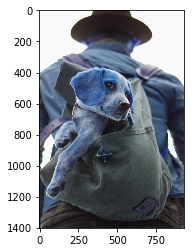
#> input picture Lab_1/index.png, 195 x 252 px
$ jupyter execute 1.2-Image-Basics.ipynb
#> lines starting #> are read from the running program, lines starting #| are printed output that depends on the picture
# Image Basics Assessment

## Complete the Tasks in bold below. Keep in mind, you may need to run some of these tasks as Python scripts.

----------
#### TASK: Open the *dog_backpack.jpg* image from any folder and display it in the notebook. Make sure to correct for the RGB order. The image can be pre-downloaded from Internet using wget command

[cell 1]
import matplotlib.pyplot as plt
import cv2
import numpy as np
from PIL import Image

[cell 2]
image = Image.open('./Lab_1/index.png')
#> image is the input picture: PIL image 195x252 RGBA; mean R, G, B, A 146.2, 150.8, 158.1, 168.5

[cell 3]
plt.imshow(image)

[cell 4]
npImage = np.array(image)
correctImg = cv2.cvtColor(npImage, cv2.COLOR_BGR2RGB)
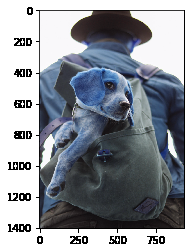
#> correctImg: shape (252, 195, 3); mean B, G, R 158.1, 150.8, 146.2
image = Image.fromarray(correctImg.astype(np.uint8))
plt.imshow(image)

#### TASK: Flip the image upside down and display it in the notebook.

[cell 5]
image.transpose(Image.FLIP_TOP_BOTTOM)
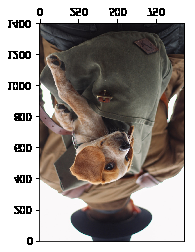
#> Out: PIL image 195x252 RGB; mean R, G, B 158.1, 150.8, 146.2

#### TASK: Draw an empty RED rectangle around the dogs face and display the image in the notebook.

[cell 6]
import matplotlib.patches as pt
fig, ax = plt.subplots()
rect = pt.Rectangle((70, 65), 63, 56, edgecolor='r', facecolor='none')
plt.imshow(image)
ax.add_patch(rect)
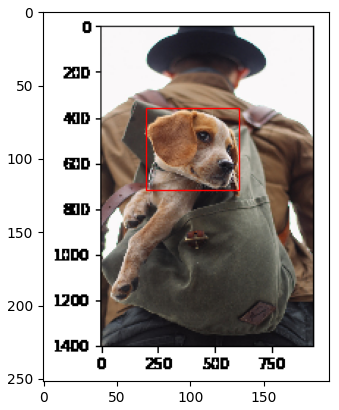
#> figure drawn by matplotlib, 1 panel

#### TASK: Draw a BLUE TRIANGLE in the middle of the image. The size and angle is up to you, but it should be a triangle (three sides) in any orientation.

[cell 7]
image = cv2.imread('./Lab_1/index.png')
pts = np.array([[110, 55], [70, 120], [150, 120]], np.int32)

isClosed = True
color = (0, 0, 255)
thickness = 2

image = cv2.polylines(image, [pts], isClosed, color, thickness)

plt.imshow(image)

##### BONUS TASK. Can you figure our how to fill in this triangle? It requires a different function that we didn't show in the lecture! See if you can use google search to find it.

[CLICK ME FOR A DIRECT LINK TO THE HINT](https://docs.opencv.org/3.0-beta/modules/imgproc/doc/drawing_functions.html#fillpoly)

[cell 8]
image = cv2.imread('./Lab_1/index.png')
pts = np.array([[110, 55], [70, 120], [150, 120]], np.int32)

isClosed = True
color = (0, 0, 255)
thickness = 2

image = cv2.fillPoly(image, [pts], (0, 0, 255))
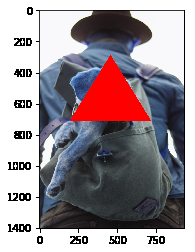
#> image: shape (252, 195, 3); mean B, G, R 150.3, 144.5, 154.9

plt.imshow(image)

$ run again, with Lab_1/puppy.jpg saved as Lab_1/index.png
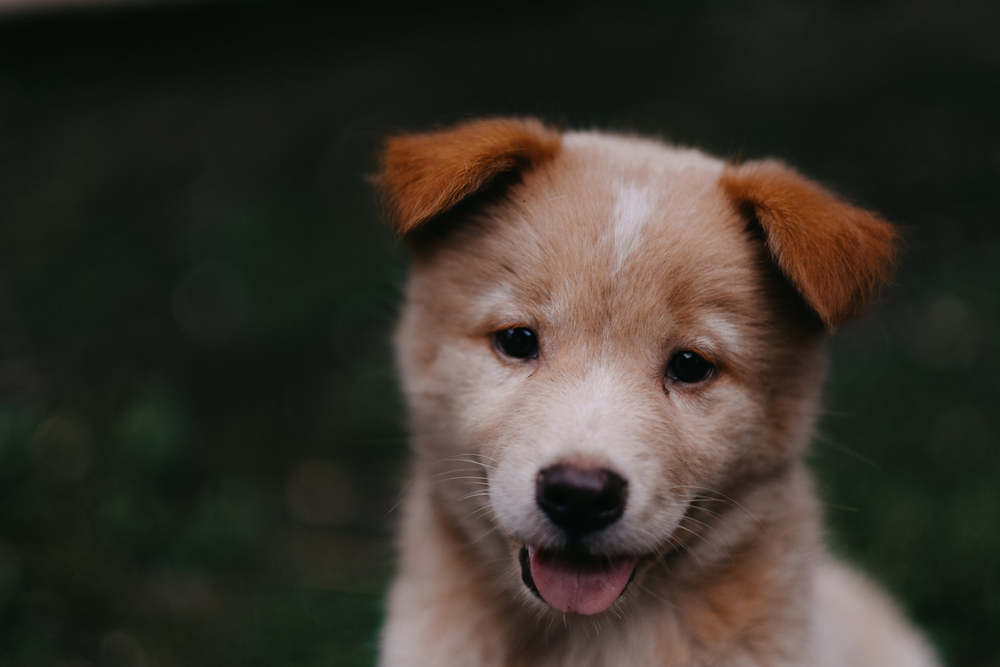
#> input picture Lab_1/puppy.jpg, 1000 x 667 px, shrunk from 1950 x 1300 before the run
#> image is the input picture: PIL image 1000x667 RGB; mean R, G, B 57.3, 51.8, 43.8
#> `[cell 6] import matplotlib.patches as pt fig, ax = plt.subplots() rect..`:
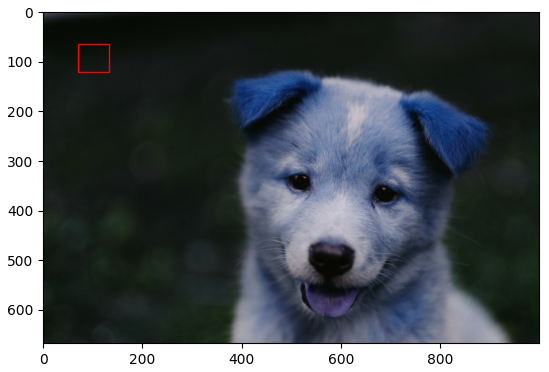
#> figure drawn by matplotlib, 1 panel
#> `image = cv2.fillPoly(image, [pts], (0, 0, 255))`:
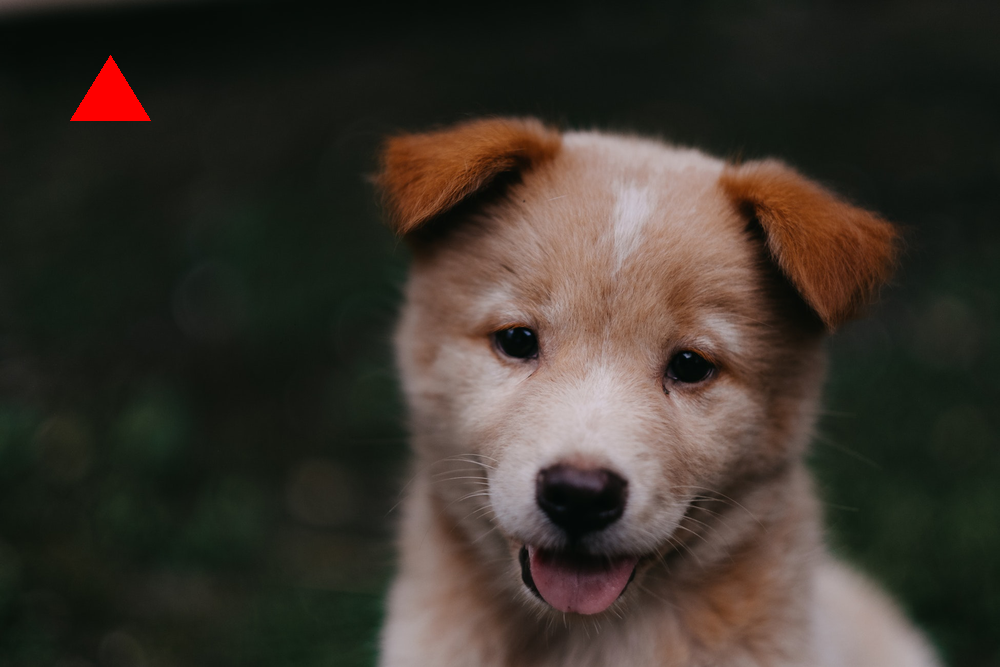
#> image: shape (667, 1000, 3); mean B, G, R 43.7, 51.7, 58.2
